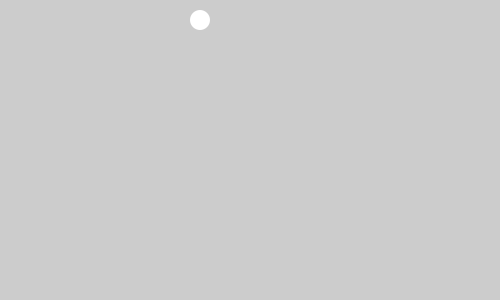
Frame 1 (no input)
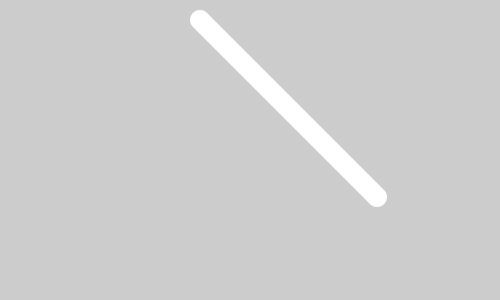
Frame 60 (the mouse pressed at the canvas centre just before this capture)
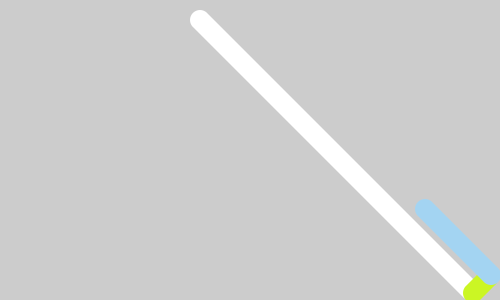
Frame 120 (the mouse held since frame 60 and released just before this capture)

The Processing sketch that drew these frames (run headless with seeded random() and noise(); from frame 60 on, the mouse is pressed at the canvas centre):

// Processing sketch: processing_111922
// ── processing_111922.pde

int x;
int y;
int xspeed = 3;
int yspeed = 3;
int diam = 20;
float r;
float g;
float b;

void setup() {
  size(500, 300);
  x=200; 
  y=20;
}

void draw() {
  noStroke();
  r = random(255);
  g = random(255);
  b = random(255);
  
    int xpos = x; 
    int ypos = y;
    
    if (xpos > (width - diam/2) || xpos < (0 + diam/2)) { // left and right walls
      xspeed = -xspeed; //change direction
      fill(r, g, b); //change color
    }
    if (y > (height - diam/2) || y < (0 + diam/2)) { // top and bottom walls
      yspeed = -yspeed; //change direction
      fill(r, g, b); //change color
    }
    ellipse(xpos, y, diam, diam);
  
  x+=xspeed; //move
  y+=yspeed;
}
